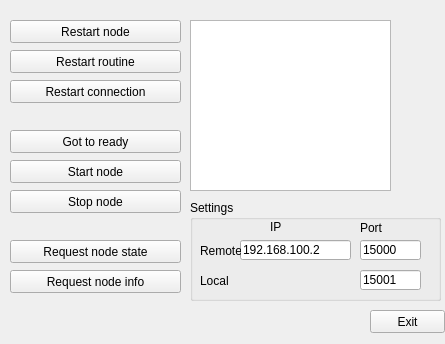
<?xml version="1.0" encoding="UTF-8"?>
<ui version="4.0">
 <class>Widget</class>
 <widget class="QWidget" name="Widget">
  <property name="geometry">
   <rect>
    <x>0</x>
    <y>0</y>
    <width>445</width>
    <height>344</height>
   </rect>
  </property>
  <property name="windowTitle">
   <string>Widget</string>
  </property>
  <widget class="QTextEdit" name="textBrowser">
   <property name="geometry">
    <rect>
     <x>190</x>
     <y>20</y>
     <width>201</width>
     <height>171</height>
    </rect>
   </property>
  </widget>
  <widget class="QGroupBox" name="groupBox">
   <property name="geometry">
    <rect>
     <x>190</x>
     <y>200</y>
     <width>251</width>
     <height>101</height>
    </rect>
   </property>
   <property name="title">
    <string>Settings</string>
   </property>
   <widget class="QLabel" name="label">
    <property name="geometry">
     <rect>
      <x>80</x>
      <y>20</y>
      <width>46</width>
      <height>13</height>
     </rect>
    </property>
    <property name="text">
     <string>IP</string>
    </property>
   </widget>
   <widget class="QLabel" name="label_2">
    <property name="geometry">
     <rect>
      <x>170</x>
      <y>20</y>
      <width>61</width>
      <height>16</height>
     </rect>
    </property>
    <property name="text">
     <string>Port</string>
    </property>
   </widget>
   <widget class="QLineEdit" name="nodeIP">
    <property name="geometry">
     <rect>
      <x>50</x>
      <y>40</y>
      <width>111</width>
      <height>20</height>
     </rect>
    </property>
    <property name="text">
     <string>192.168.100.2</string>
    </property>
   </widget>
   <widget class="QLabel" name="label_3">
    <property name="geometry">
     <rect>
      <x>10</x>
      <y>40</y>
      <width>41</width>
      <height>21</height>
     </rect>
    </property>
    <property name="text">
     <string>Remote</string>
    </property>
   </widget>
   <widget class="QLabel" name="label_4">
    <property name="geometry">
     <rect>
      <x>10</x>
      <y>70</y>
      <width>31</width>
      <height>21</height>
     </rect>
    </property>
    <property name="text">
     <string>Local</string>
    </property>
   </widget>
   <widget class="QLineEdit" name="listenPort">
    <property name="geometry">
     <rect>
      <x>170</x>
      <y>70</y>
      <width>61</width>
      <height>20</height>
     </rect>
    </property>
    <property name="text">
     <string>15001</string>
    </property>
   </widget>
   <widget class="QLineEdit" name="nodePort">
    <property name="geometry">
     <rect>
      <x>170</x>
      <y>40</y>
      <width>61</width>
      <height>20</height>
     </rect>
    </property>
    <property name="text">
     <string>15000</string>
    </property>
   </widget>
  </widget>
  <widget class="QPushButton" name="pushButton">
   <property name="geometry">
    <rect>
     <x>10</x>
     <y>20</y>
     <width>171</width>
     <height>23</height>
    </rect>
   </property>
   <property name="text">
    <string>Restart node</string>
   </property>
  </widget>
  <widget class="QPushButton" name="pushButton_2">
   <property name="geometry">
    <rect>
     <x>10</x>
     <y>50</y>
     <width>171</width>
     <height>23</height>
    </rect>
   </property>
   <property name="text">
    <string>Restart routine</string>
   </property>
  </widget>
  <widget class="QPushButton" name="pushButton_3">
   <property name="geometry">
    <rect>
     <x>10</x>
     <y>80</y>
     <width>171</width>
     <height>23</height>
    </rect>
   </property>
   <property name="text">
    <string>Restart connection</string>
   </property>
  </widget>
  <widget class="QPushButton" name="pushButton_4">
   <property name="geometry">
    <rect>
     <x>10</x>
     <y>130</y>
     <width>171</width>
     <height>23</height>
    </rect>
   </property>
   <property name="text">
    <string>Got to ready</string>
   </property>
  </widget>
  <widget class="QPushButton" name="pushButton_5">
   <property name="geometry">
    <rect>
     <x>10</x>
     <y>160</y>
     <width>171</width>
     <height>23</height>
    </rect>
   </property>
   <property name="text">
    <string>Start node</string>
   </property>
  </widget>
  <widget class="QPushButton" name="pushButton_6">
   <property name="geometry">
    <rect>
     <x>10</x>
     <y>190</y>
     <width>171</width>
     <height>23</height>
    </rect>
   </property>
   <property name="text">
    <string>Stop node</string>
   </property>
  </widget>
  <widget class="QPushButton" name="pushButton_7">
   <property name="geometry">
    <rect>
     <x>10</x>
     <y>240</y>
     <width>171</width>
     <height>23</height>
    </rect>
   </property>
   <property name="text">
    <string>Request node state</string>
   </property>
  </widget>
  <widget class="QPushButton" name="pushButton_8">
   <property name="geometry">
    <rect>
     <x>10</x>
     <y>270</y>
     <width>171</width>
     <height>23</height>
    </rect>
   </property>
   <property name="text">
    <string>Request node info</string>
   </property>
  </widget>
  <widget class="QPushButton" name="pushButton_Exit">
   <property name="geometry">
    <rect>
     <x>370</x>
     <y>310</y>
     <width>75</width>
     <height>23</height>
    </rect>
   </property>
   <property name="text">
    <string>Exit</string>
   </property>
  </widget>
 </widget>
 <layoutdefault spacing="6" margin="11"/>
 <resources/>
 <connections>
  <connection>
   <sender>pushButton_Exit</sender>
   <signal>clicked()</signal>
   <receiver>Widget</receiver>
   <slot>close()</slot>
   <hints>
    <hint type="sourcelabel">
     <x>347</x>
     <y>321</y>
    </hint>
    <hint type="destinationlabel">
     <x>199</x>
     <y>171</y>
    </hint>
   </hints>
  </connection>
 </connections>
</ui>
